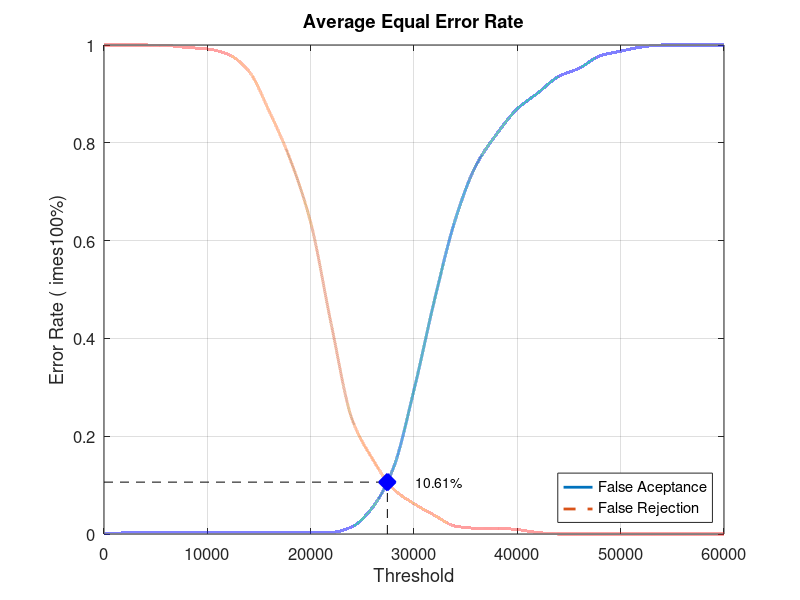
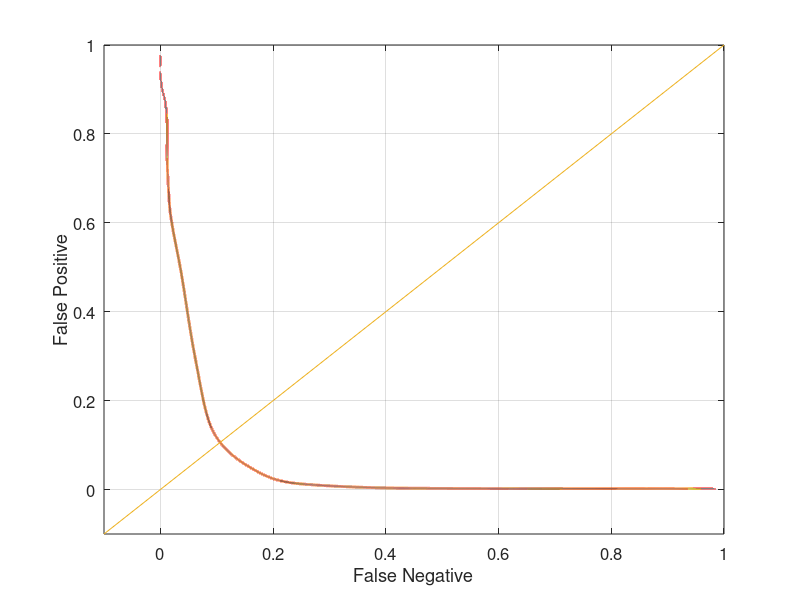

The MATLAB source for these figures, in order:
close all;
clear;
clc;
x = 0:2000:60000;
xq = 0:0.5:60000;

y0 = [0 0.00210526 0.00210526 0.00210526 0.00210526 0.00210526 0.00210526 0.00210526 0.00210526 0.00210526 0.00210526 0.0031579 0.0147368 0.0547368 0.134737 0.294737 0.48 0.643158 0.753684 0.817895 0.869474 0.902105 0.935789 0.952632 0.977895 0.987368 0.99579 1 1 1 1]
yy0 = interp1(x, y0, xq, 'pchip');
y1 = [1 1 1 0.999 0.995 0.992 0.981 0.947 0.864 0.767 0.637 0.428 0.235 0.153 0.092 0.062 0.038 0.016 0.012 0.012 0.009 0.003 0 0 0 0 0 0 0 0 0]
yy1 = interp1(x, y1, xq, 'pchip');

% Calculating EER: 
y2 = abs(y0 - y1);
find(y2 == min(y2))
yy2 = abs(yy0 - yy1);
xEER = find(yy2 == min(yy2));
xEERIndex = xq(xEER) % X-axis EER
yEER = yy0(xEER) % Y-axis EER

main = figure
plot(xq, yy0,'-','LineWidth', 2);	hold on
plot(xq, yy1,'--','LineWidth', 2);	hold on
plot([xEERIndex xEERIndex], [0 yEER], 'k--');	hold on
plot([0 xEERIndex], [yEER yEER], 'k--');	hold on
plot(xEERIndex, yEER, 'bx', 'LineWidth', 10);	hold on
text(xEERIndex + 10 * xEERIndex / 100, yEER, [num2str(round((10000 * yEER)) / 100) '%'])
legend('False Aceptance', 'False Rejection', 'Location', 'SouthEast')
xlabel('Threshold')
ylabel('Error Rate (	imes100%)')
title('Average Equal Error Rate')
set(gca, 'FontSize', 12)
axis([0 60000 0 1])
grid on

print(main, 'Database2AverageMain', '-dpng');
FNRxFPR = figure('Color', [1 1 1]);
plot(yy1, yy0, '-', yy1, yy0, 'LineWidth', 2);
hold on
y = -0.1:0.1:1
plot(y, y); 
set(gca, 'FontSize', 12)
xlabel('False Negative')
ylabel('False Positive')
axis([-0.1 1 -0.1 1])
set(gca, 'FontSize', 12)
grid on

print(FNRxFPR, 'Database2AverageFNRxFPR','-dpng');
